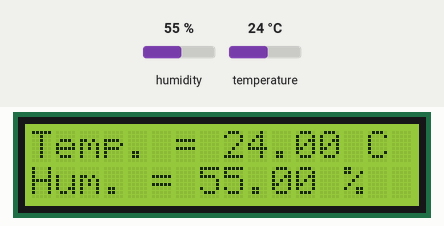
Bench run of a program on a simulated ESP32. Parts: 16×2 character LCD. The inputs (shaded band) are chosen by the test bench; at power-on: humidity 55 %, temperature 24 °C. What the program prints to the serial monitor is not drawn.

Above: at 3.6 s.
3.7 s: humidity set to 22 %
At 6.6 s:
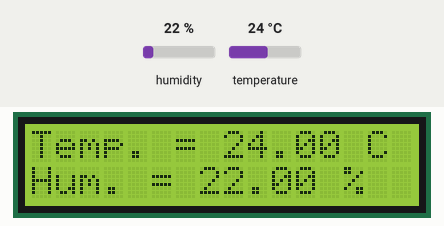
8.1 s: temperature set to 12 °C
At 10.1 s:
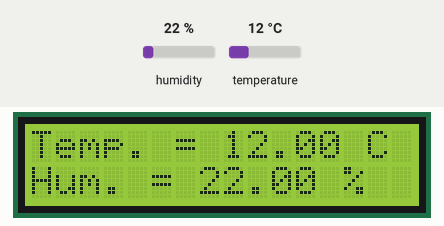
12.5 s: humidity set to 40 %
At 15.8 s:
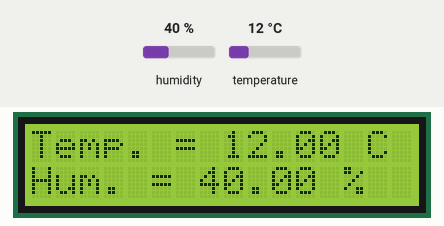
16.9 s: temperature set to 19 °C
At 19.3 s:
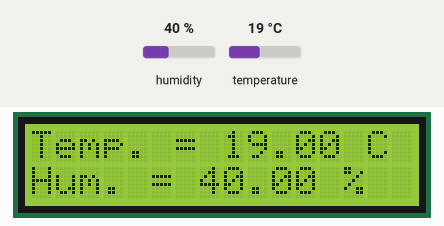
Timing chart, 0 to 20.8 s (numbered marks = the images above; inputs shaded):
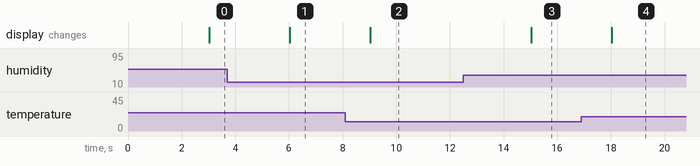

Measured:
- after the input at 3.7 s, the display: changes after 2.3 s (image 1)
- after the input at 8.1 s, the display: changes after 0.93 s (image 2)
- after the input at 12.5 s, the display: changes after 2.5 s (image 3)
- after the input at 16.9 s, the display: changes after 1.1 s (image 4)

The program:

main.cpp
```cpp
/*                                                                      Medidor de temperatura y humedad
 * Descripción:
 *
 * El presente programa permite controlar con un ESP32 DEVKit una LCD 16x2, y en ella visualizar un mensaje, la temperatura
 * en grados centigrados y la humedad.
 *
 * Para la adquisición de la temperatura y la humedad se utiliza el sensor DHT11.
 *
 * Líneas de conexión entre el Arduino UNO, la LCD 16x2, el POT de 10K y el resistor de 10K
 *
 *      GPIO (ESP32 DevKit)      LCD16x2                 POT 10K                   Res. 330                  DHT11
 *           19 -----------------> D4
 *           21 -----------------> D5
 *           22 -----------------> D6
 *           23 -----------------> D7
 *          VCC --------------------------------------------------------------------------------------------- 1
 *            4 <-------------------------------------------------------------------------------------------- 2 con un resistor de 10Kohms en pull-up
 *                                                                                                            3 Sin conexión
 *          GND --------------------------------------------------------------------------------------------- 4
 *           13 ----------------->  E
 *           12 -----------------> RS
 *          GND -----------------> RW
 *          GND -----------------> (-) led BackLight
 *          VCC -----------------> (+) led BackLight ----------------------------- terminal 1
 *          GND -----------------> VSS ------------  terminal derecha
 *          VCC -----------------> VDD ------------  terminal izquierda
 *                                 VEE ------------- terminal central
 *
 *
 *
 * Autor: Omar Abundis
 * Grupo: EC09S
 * Fecha: 20 de febrero del 2023
 *
 *
 * Referencias:
 *
 * https://www.arduino.cc/reference/en/libraries/liquidcrystal/?_gl=1*il6bs8*_ga*NDIzMjM0MTE2LjE2NzU3MTEwODU.*_ga_NEXN8H46L5*MTY3NTcxMTA4NS4xLjEuMTY3NTcxMTEzMC4wLjAuMA..
 * https://www.mouser.com/datasheet/2/758/DHT11-Technical-Data-Sheet-Translated-Version-1143054.pdf
 * https://github.com/adafruit/DHT-sensor-library
 * https://cplusplus.com/reference/cmath/isnan/
 * https://www.arduino.cc/reference/en/language/structure/control-structure/return/
 *
 */
  #include <Arduino.h>
  #include <Adafruit_Sensor.h>
  #include <DHT.h>
  #include <DHT_U.h>
  #include <LiquidCrystal.h>                             // Biblioteca de control
                                                         // LiquidCrystal Constructor.
  LiquidCrystal lcd(12,13,19,21,22,23);                      // LiquidCrystal (RS,E,D4,D5,D6,D7)

  #define DHTPIN 4                                       // terminal para introducir la señal del sensor DHT11
  #define DHTTYPE DHT11                                  // definición del sensor a utilizar de las soportadas por la biblioteca DHT.h

  DHT dht(DHTPIN, DHTTYPE);                              // Objeto

  unsigned long previousTime = 0;                          // Para el control no bloquante
  unsigned long currentTime;
  long tiempo = 3000;

  float humedad;
  float temperatura;

  void setup() {

    Serial.begin(115200);
    lcd.begin(16,2);
    dht.begin();
  }

  void loop() {

  currentTime = millis();
  if(currentTime - previousTime >= tiempo) {
    previousTime = currentTime;

    humedad = dht.readHumidity();
    temperatura = dht.readTemperature();

    if (isnan(humedad) || isnan(temperatura)) {        // Para detección de fallas de comunicación con el DHT11

      lcd.setCursor(0,0);                              // columna 0 fila 0
      lcd.print("Falla de lectura");
      lcd.setCursor(0,1);                              // columna 0 fila 0
      lcd.print("del sensor DHT11");
      //Serial.println(F("Failed to read from DHT sensor!"));
      return;                                          // Terminate a function and return a value from a function to the calling function, if desired.
    }
    lcd.clear();
    lcd.setCursor(0,0);
    lcd.print("Temp. = ");
    lcd.print(temperatura);
    lcd.print(" C");

    lcd.setCursor(0,1);
    lcd.print("Hum. = ");
    lcd.print(humedad);
    lcd.print(" %");

    Serial.print("humedad = ");
      Serial.print(humedad);
    Serial.print("%, ");
    Serial.print("temperatura = ");
    Serial.print(temperatura);
    Serial.print("°C");
    Serial.println(" ");
  }
}
```
